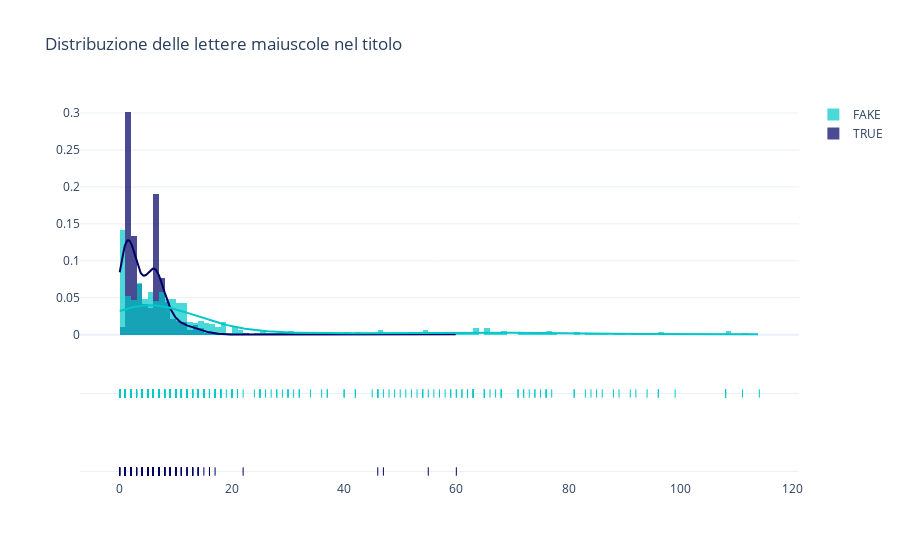

Source (notebook cell):
### Markdown cell above
## Lettere maiuscole nel titolo
### • Contiamo il numero di lettere maiuscole in ogni titolo.
### • Calcoliamo la percentuale di lettere maiuscole nel corpo di ogni articolo anzichè contarne il numero , a causa della diversa lunghezza degli articoli.

### Code cell
dataset['title_num_uppercase'] = dataset['title'].str.count(r'[A-Z]')
dataset['text_num_uppercase'] = dataset['text'].str.count(r'[A-Z]')
dataset['text_len'] = dataset['text'].str.len()
dataset['text_pct_uppercase'] = dataset.text_num_uppercase.div(dataset.text_len)

x1 = dataset.loc[dataset['label']=='TRUE']['title_num_uppercase']
x2 = dataset.loc[dataset['label'] == 'FAKE']['title_num_uppercase']
group_labels = ['TRUE', 'FAKE']
colors = ['rgb(0, 0, 100)', 'rgb(0, 200, 200)']

fig = ff.create_distplot([x1, x2], group_labels,colors=colors)

fig.update_layout(title_text='Distribuzione delle lettere maiuscole nel titolo', template="plotly_white")
fig.show()

### Figure 1 — Plotly figure (JSON) as saved in the notebook; plotly's stock layout.template omitted (floating-point values rounded to 4 significant figures; data arrays with more than 128 entries replaced by an {"elided": "..."} marker saying what was removed)
{"data": [{"autobinx": false, "histnorm": "probability density", "legendgroup": "TRUE", "marker": {"color": "rgb(0, 0, 100)"}, "name": "TRUE", "opacity": 0.7, "type": "histogram", "x": {"elided": "586 int values"}, "xaxis": "x", "xbins": {"end": 60, "size": 1, "start": 0}, "yaxis": "y"}, {"autobinx": false, "histnorm": "probability density", "legendgroup": "FAKE", "marker": {"color": "rgb(0, 200, 200)"}, "name": "FAKE", "opacity": 0.7, "type": "histogram", "x": {"elided": "578 int values"}, "xaxis": "x", "xbins": {"end": 114, "size": 1, "start": 0}, "yaxis": "y"}, {"legendgroup": "TRUE", "marker": {"color": "rgb(0, 0, 100)"}, "mode": "lines", "name": "TRUE", "showlegend": false, "type": "scatter", "x": {"elided": "500 float values"}, "xaxis": "x", "y": {"elided": "500 float values"}, "yaxis": "y"}, {"legendgroup": "FAKE", "marker": {"color": "rgb(0, 200, 200)"}, "mode": "lines", "name": "FAKE", "showlegend": false, "type": "scatter", "x": {"elided": "500 float values"}, "xaxis": "x", "y": {"elided": "500 float values"}, "yaxis": "y"}, {"legendgroup": "TRUE", "marker": {"color": "rgb(0, 0, 100)", "symbol": "line-ns-open"}, "mode": "markers", "name": "TRUE", "showlegend": false, "type": "scatter", "x": {"elided": "586 int values"}, "xaxis": "x", "y": {"elided": "586 str values"}, "yaxis": "y2"}, {"legendgroup": "FAKE", "marker": {"color": "rgb(0, 200, 200)", "symbol": "line-ns-open"}, "mode": "markers", "name": "FAKE", "showlegend": false, "type": "scatter", "x": {"elided": "578 int values"}, "xaxis": "x", "y": {"elided": "578 str values"}, "yaxis": "y2"}], "layout": {"barmode": "overlay", "hovermode": "closest", "legend": {"traceorder": "reversed"}, "title": {"text": "Distribuzione delle lettere maiuscole nel titolo"}, "xaxis": {"anchor": "y2", "domain": [0, 1], "zeroline": false}, "yaxis": {"anchor": "free", "domain": [0.35, 1], "position": 0}, "yaxis2": {"anchor": "x", "domain": [0, 0.25], "dtick": 1, "showticklabels": false}}}
